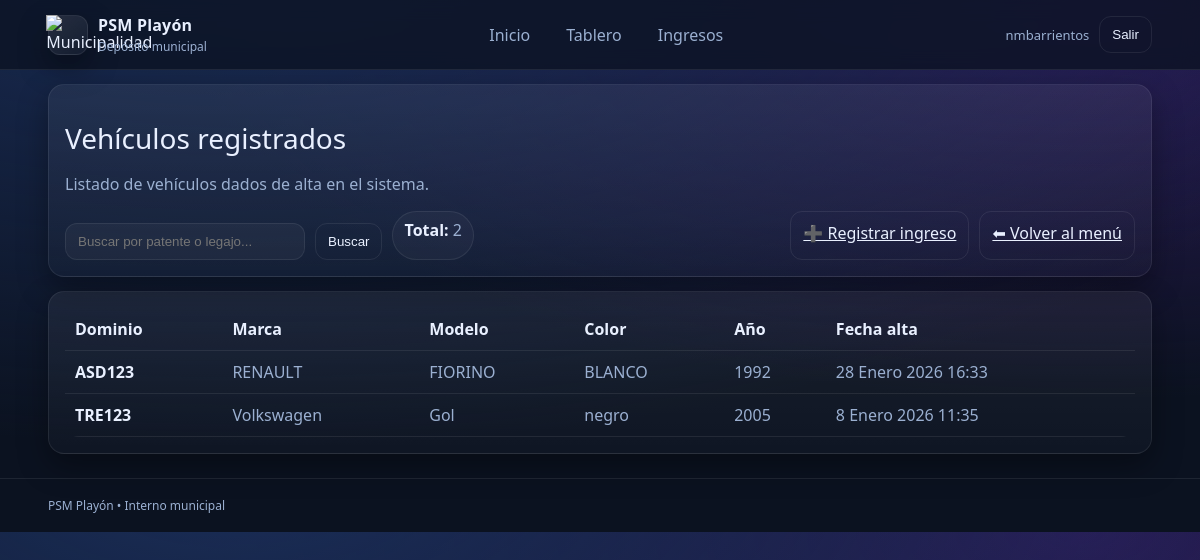
The page /vehiculos/lista/ (signed in) on the database as committed earlier.
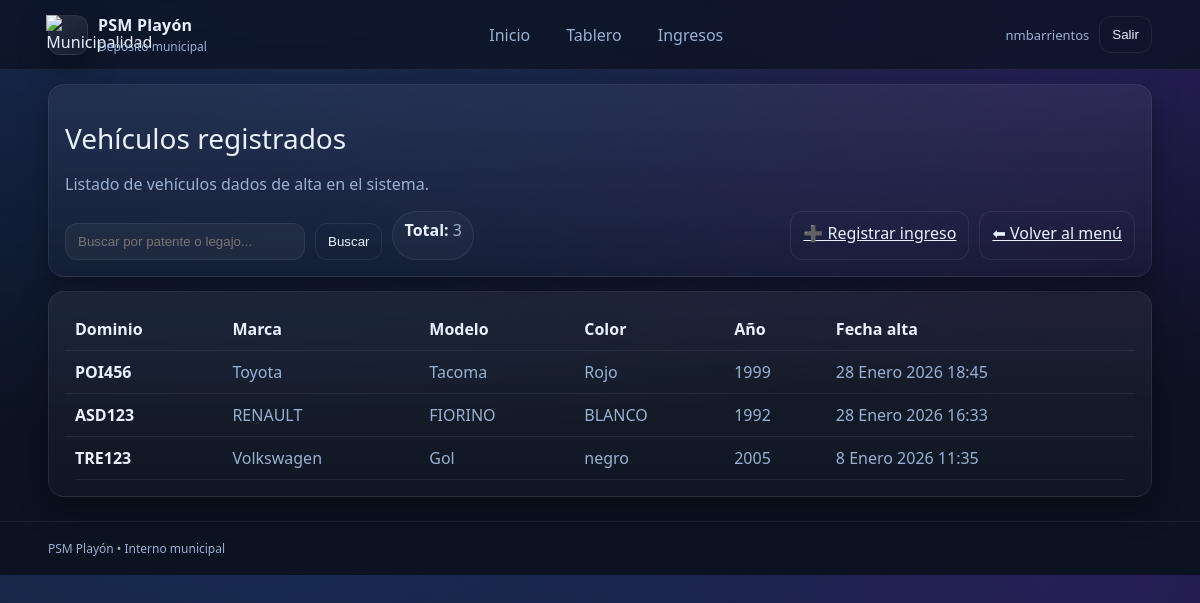
The same page on the database as committed later.
### vehiculos/models.py (models this page shows, shortened)
class Vehiculo(models.Model):
    dominio = models.CharField("Dominio (Patente)", max_length=10, unique=True)
    marca = models.CharField(max_length=50, blank=False)
    modelo = models.CharField(max_length=50, blank=False)
    color = models.CharField(max_length=30, blank=False)
    nro_chasis = models.CharField("N° de chasis", max_length=50, blank=False)
    nro_motor = models.CharField("N° de motor", max_length=50, blank=False)
    anio = models.PositiveIntegerField("Año", null=True, blank=False)
    fecha_alta = models.DateTimeField("Fecha de alta en sistema", auto_now_add=True)

### vehiculos/views.py (the view)
# urls.py: path("lista/", views.lista_vehiculos, name="lista_vehiculos"),
@login_required
def lista_vehiculos(request):
    grupos = set(request.user.groups.values_list("name", flat=True))
    if "ENCARGADO_PLAYON" not in grupos and "ADMIN_SISTEMA" not in grupos:
        return render(request, "cuentas/no_permiso.html")
    q = (request.GET.get("q") or "").strip()
    vehiculos = Vehiculo.objects.all().order_by("-fecha_alta")
    if q:
        vehiculos = vehiculos.filter(
            Q(dominio__icontains=q) |
            Q(marca__icontains=q) |
            Q(modelo__icontains=q)
        )
    return render(request, "vehiculos/lista.html", {"vehiculos": vehiculos, "q": q})

### templates/vehiculos/lista.html (shortened to what this page needs)
{% extends "base.html" %}
{% block content %}
  <div class="card">
    <div class="h1">Vehículos registrados</div>
    <p class="muted">
      Listado de vehículos dados de alta en el sistema.
    </p>
    <div class="pills">
      <form method="get" style="display:flex; gap:10px; flex-wrap:wrap; margin-top:12px;">
        <input
          type="text"
          name="q"
          placeholder="Buscar por patente o legajo..."
          value="{{ q|default:'' }}"
          style="flex:1; min-width:240px;"
        >
        <button class="btn btn--ghost" type="submit">Buscar</button>
      </form>
      <span class="pill"><b>Total:</b> {{ vehiculos|length }}</span>
      <span style="flex:1"></span>
      <a class="btn btn--ghost" href="{% url 'nuevo_ingreso_playon' %}">
        ➕ Registrar ingreso
      </a>
      <a class="btn btn--ghost" href="{% url 'home' %}">
        ⬅ Volver al menú
      </a>
    </div>
  </div>
  <div class="card">
    {% if vehiculos %}
      <div style="overflow:auto;">
        <table class="table">
          <thead>
            <tr>
              <th>Dominio</th>
              <th>Marca</th>
              <th>Modelo</th>
              <th>Color</th>
              <th>Año</th>
              <th>Fecha alta</th>
            </tr>
          </thead>
          <tbody>
            {% for v in vehiculos %}
              <tr>
                <td style="color: var(--text); font-weight: 800;">
                  {{ v.dominio }}
                </td>
                <td>{{ v.marca|default:"-" }}</td>
                <td>{{ v.modelo|default:"-" }}</td>
                <td>{{ v.color|default:"-" }}</td>
                <td>{{ v.anio|default:"-" }}</td>
                <td>{{ v.fecha_alta }}</td>
              </tr>
            {% endfor %}
          </tbody>
        </table>
      </div>
    {% else %}
      <p class="muted">No hay vehículos registrados.</p>
    {% endif %}
  </div>
{% endblock %}

Rows that differ between the two databases and show on the page:
added Vehiculo: dominio "POI456", marca "Toyota", modelo "Tacoma", color "Rojo", anio "1999", fecha_alta "28 Enero 2026 18:45"
Other text that changed with them:
{{ vehiculos|length }}: "2" → "3"
